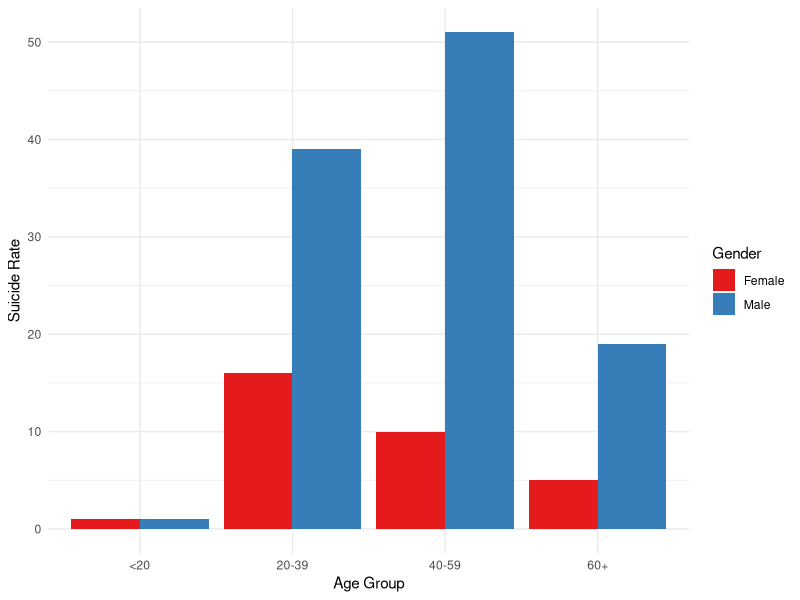

R code for this plot:
## ---- chunk 1
#| include: false
#| warning: false
#| message: false

library(tidyverse)
library(palmerpenguins)
library(knitr)
library(here)
library(kableExtra)
library(readr)
library(tidyr)
library(dplyr)
## ---- chunk 2
#| label: tbl-suicide-age-group
#| tbl-cap: Summary of Suicides by Age Group
#| echo: false
#| warning: false
#| message: false

# Loading the dataset
suicide_by_age <- read_csv(here::here("data/analysis_data/age_group_deaths_data.csv"), show_col_types = FALSE)

# Aggregating data to show total counts for each age group
suicide_summary <- suicide_by_age %>%
  group_by(Age_group) %>%
  summarise(Total_Counts = sum(Count)) %>%
  arrange(desc(Total_Counts))

# Creating a concise table
suicide_summary %>%
  kable(
    col.names = c("Age_group", "Total Counts"),
    digits = 1,
    format = "latex",
    booktabs = TRUE,
    linesep = ""
  ) %>%
  kable_styling(latex_options = "HOLD_position")
## ---- chunk 3
#| label: tbl-suicide-gender-group
#| fig-cap: Summary of suicides Rates by Gender
#| echo: false
#| warning: false
#| message: false

library(knitr)

# Load the dataset containing gender-grouped suicide data
gender_data <- read_csv(here::here("data/analysis_data/gender_group_deaths_data.csv"))

# Refine the age-group dataset to focus on entries specific to suicides
gender_data |> 
  select(Year, sex, count) |>  # Select relevant columns
  slice(1:8) |>  
  kable(
    col.names = c("Year", "sex", "count"),  
    digits = 1,  
    booktabs = TRUE,  # Use booktabs style for the table
    linesep = "") |>  
  kable_styling(latex_options = "HOLD_position")
## ---- chunk 4
#| label: graph-suicide-gender-group
#| fig-cap: Summary of Suicide Rates by Age and Gender
#| echo: false
#| warning: false
#| message: false

library(ggplot2)
library(readr)

cleaned_data <- read_csv(here::here("data/analysis_data/cleaned_data.csv"), show_col_types = FALSE)

ggplot(cleaned_data, aes(x = Age_group, y = Count, fill = Gender)) +
  geom_bar(stat = "identity", position = position_dodge()) +
  labs(x = "Age Group",
       y = "Suicide Rate") +
  theme_minimal() +
  scale_fill_brewer(palette = "Set1")
